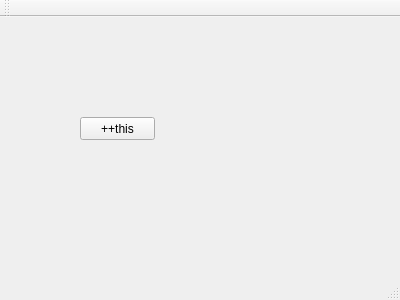
<?xml version="1.0" encoding="UTF-8"?>
<ui version="4.0">
 <class>MainWindow</class>
 <widget class="QMainWindow" name="MainWindow">
  <property name="geometry">
   <rect>
    <x>0</x>
    <y>0</y>
    <width>400</width>
    <height>300</height>
   </rect>
  </property>
  <property name="windowTitle">
   <string>MainWindow</string>
  </property>
  <widget class="QWidget" name="centralWidget">
   <widget class="QPushButton" name="pushButton">
    <property name="geometry">
     <rect>
      <x>80</x>
      <y>100</y>
      <width>75</width>
      <height>23</height>
     </rect>
    </property>
    <property name="text">
     <string>++this</string>
    </property>
   </widget>
  </widget>
  <widget class="QMenuBar" name="menuBar">
   <property name="geometry">
    <rect>
     <x>0</x>
     <y>0</y>
     <width>400</width>
     <height>21</height>
    </rect>
   </property>
  </widget>
  <widget class="QToolBar" name="mainToolBar">
   <attribute name="toolBarArea">
    <enum>TopToolBarArea</enum>
   </attribute>
   <attribute name="toolBarBreak">
    <bool>false</bool>
   </attribute>
  </widget>
  <widget class="QStatusBar" name="statusBar"/>
 </widget>
 <layoutdefault spacing="6" margin="11"/>
 <resources/>
 <connections/>
</ui>
